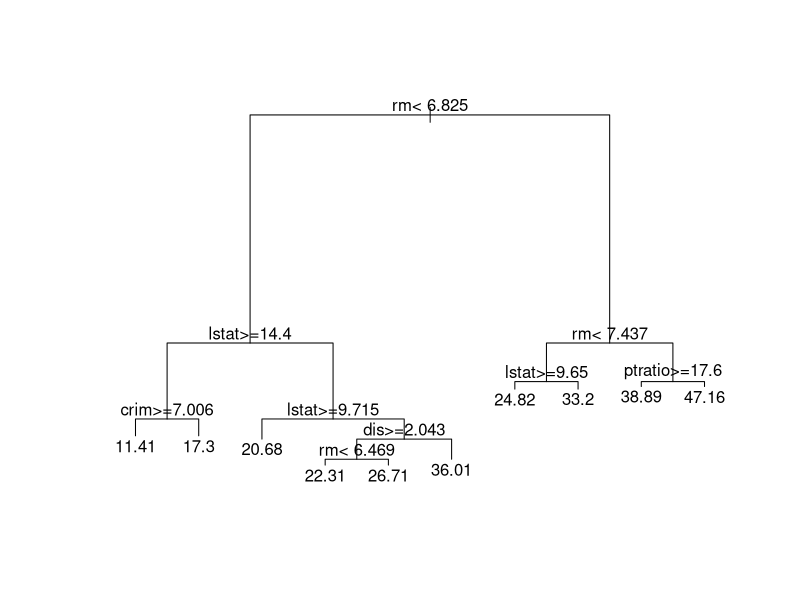
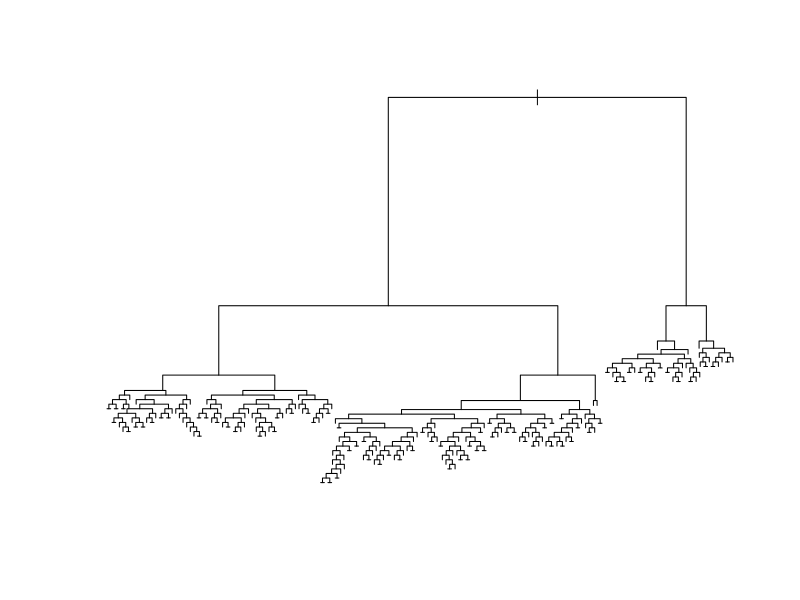
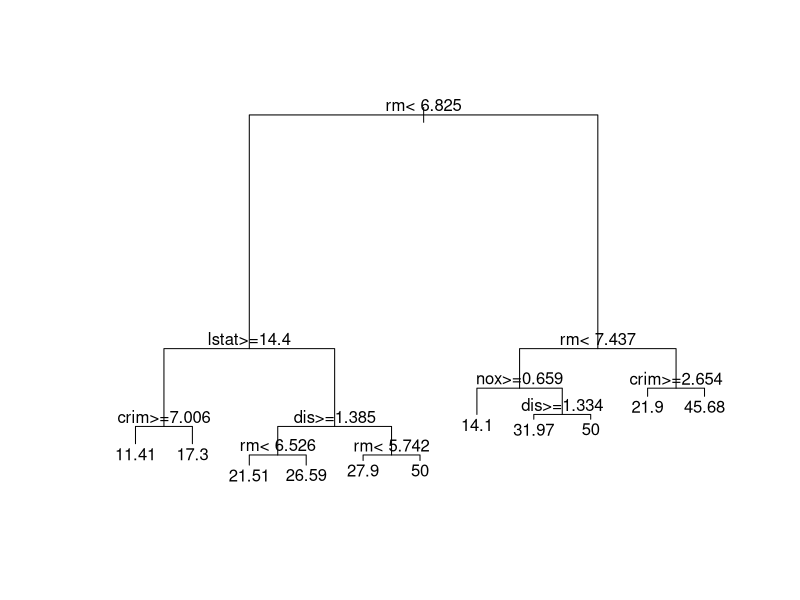
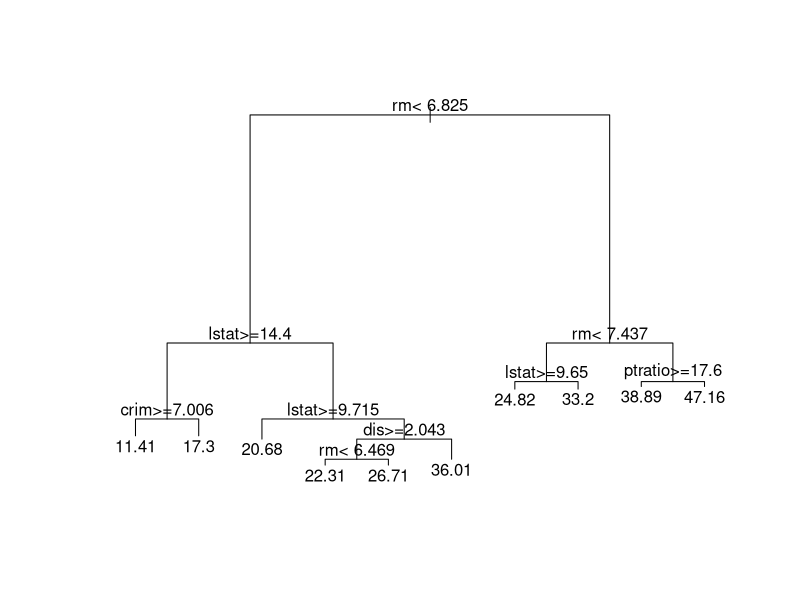
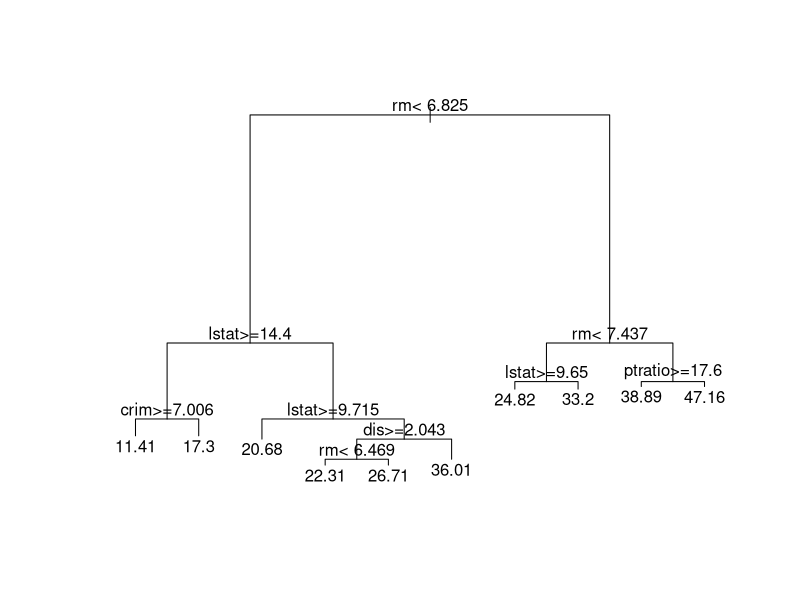

R code for these plots, in order:
## ---- chunk 1
knitr::opts_chunk$set(echo = TRUE)
## ---- chunk 2
# X ~ U(0,1)
# how many points do you expect within 0.25 of 1/2?
set.seed(1234)
n <- 100
x <- runif(n)
( sum( abs(x-1/2) < 0.25 ) )# half the width of the dist'n
## ---- chunk 3
p <- 5
x <- matrix( runif(n*p), n, p)
# how many points in the hypercube (0.25, 0.75)^p ?
tmp <- apply(x, 1, function(a) all(abs(a-1/2)<0.25))
( sum(tmp) )
## ---- chunk 4
# how many obs do we need to have 50 in the hypercube?
n <- 50 / (0.5^p)
x <- matrix( runif(n*p), n, p)
# how many points in the hypercube (0.25, 0.75)^p ?
tmp <- apply(x, 1, function(a) all(abs(a-1/2)<0.25))
( sum(tmp) )
## ---- chunk 5
library(rpart)
data(Boston, package='MASS')
# split data into a training and
# a test set
set.seed(123456) 
n <- nrow(Boston)
ii <- sample(n, floor(n/4))
dat.te <- Boston[ ii, ]
dat.tr <- Boston[ -ii, ]
## ---- chunk 6
set.seed(123)
bos.t <- rpart(medv ~ ., data=dat.tr, method='anova')
plot(bos.t, uniform=FALSE, margin=0.05)
text(bos.t, pretty=TRUE)
## ---- chunk 7
# predictions on the test set
pr.t <- predict(bos.t, newdata=dat.te, type='vector')
with(dat.te, mean( (medv - pr.t)^2) )
## ---- chunk 8
# full linear model
bos.lm <- lm(medv ~ ., data=dat.tr)
pr.lm <- predict(bos.lm, newdata=dat.te)
with(dat.te, mean( (medv - pr.lm)^2) )
## ---- chunk 9
library(MASS)
null <- lm(medv ~ 1, data=dat.tr)
full <- lm(medv ~ ., data=dat.tr)
bos.aic <- stepAIC(null, scope=list(lower=null, upper=full), trace=FALSE)
pr.aic <- predict(bos.aic, newdata=dat.te)
with(dat.te, mean( (medv - pr.aic)^2 ) )
## ---- chunk 10
# LASSO?
library(glmnet)
x.tr <- as.matrix(dat.tr[,-14])
y.tr <- as.vector(dat.tr$medv)
set.seed(123)
bos.la <- cv.glmnet(x=x.tr, y=y.tr, alpha=1)
x.te <- as.matrix(dat.te[,-14])
pr.la <- predict(bos.la, s='lambda.1se', newx=x.te)
with(dat.te, mean( (medv - pr.la)^2 ) )
## ---- chunk 11
myc <- rpart.control(minsplit=3, cp=1e-8, xval=10)
set.seed(123)
bos.to <- rpart(medv ~ ., data=dat.tr, method='anova',
                control=myc)
plot(bos.to, compress=TRUE) # type='proportional')
## ---- chunk 12
# predictions are poor, unsurprisingly
pr.to <- predict(bos.to, newdata=dat.te, type='vector')
with(dat.te, mean((medv - pr.to)^2) )
## ---- chunk 13
printcp(bos.to)
## ---- chunk 14
( b <- bos.to$cptable[which.min(bos.to$cptable[,"xerror"]),"CP"] )
## ---- chunk 15
bos.t3 <- prune(bos.to, cp=b)
## ---- chunk 16
plot(bos.t3, uniform=FALSE, margin=0.05)
text(bos.t3, pretty=TRUE)
## ---- chunk 17
# predictions are better
pr.t3 <- predict(bos.t3, newdata=dat.te, type='vector')
with(dat.te, mean((medv - pr.t3)^2) )
## ---- chunk 18
# what if we prune the original tree?
b <- bos.t$cptable[which.min(bos.t$cptable[,"xerror"]),"CP"]
bos.t4 <- prune(bos.t, cp=b)
## ---- chunk 19
plot(bos.t4, uniform=FALSE, margin=0.05)
text(bos.t4, pretty=TRUE)
## ---- chunk 20
plot(bos.t, uniform=FALSE, margin=0.05)
text(bos.t, pretty=TRUE)
